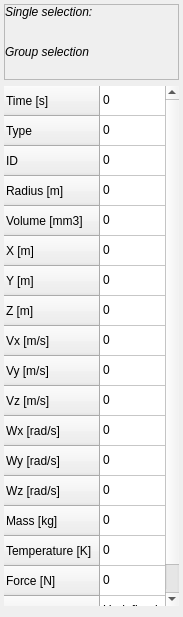
     <widget class="QWidget" name="page_3">
      <property name="geometry">
       <rect>
        <x>0</x>
        <y>0</y>
        <width>183</width>
        <height>617</height>
       </rect>
      </property>
      <attribute name="label">
       <string>Selection</string>
      </attribute>
      <layout class="QVBoxLayout" name="verticalLayout">
       <property name="leftMargin">
        <number>4</number>
       </property>
       <property name="topMargin">
        <number>4</number>
       </property>
       <property name="rightMargin">
        <number>4</number>
       </property>
       <item>
        <widget class="QFrame" name="frameSelectingHint">
         <property name="frameShape">
          <enum>QFrame::StyledPanel</enum>
         </property>
         <property name="frameShadow">
          <enum>QFrame::Raised</enum>
         </property>
         <layout class="QVBoxLayout" name="verticalLayout_8">
          <property name="leftMargin">
           <number>0</number>
          </property>
          <property name="topMargin">
           <number>0</number>
          </property>
          <property name="rightMargin">
           <number>0</number>
          </property>
          <property name="bottomMargin">
           <number>0</number>
          </property>
          <item>
           <widget class="QLabel" name="label_6">
            <property name="font">
             <font>
              <italic>true</italic>
             </font>
            </property>
            <property name="text">
             <string>Single selection:</string>
            </property>
           </widget>
          </item>
          <item>
           <widget class="QLabel" name="label_10">
            <property name="font">
             <font>
              <italic>true</italic>
             </font>
            </property>
            <property name="text">
             <string>&lt;Ctrl + Left Click&gt;</string>
            </property>
            <property name="indent">
             <number>15</number>
            </property>
           </widget>
          </item>
          <item>
           <widget class="QLabel" name="label_11">
            <property name="font">
             <font>
              <italic>true</italic>
             </font>
            </property>
            <property name="text">
             <string>Group selection</string>
            </property>
           </widget>
          </item>
          <item>
           <widget class="QLabel" name="label_8">
            <property name="font">
             <font>
              <italic>true</italic>
             </font>
            </property>
            <property name="text">
             <string>&lt;Ctrl + Right Click&gt;</string>
            </property>
            <property name="indent">
             <number>15</number>
            </property>
           </widget>
          </item>
         </layout>
        </widget>
       </item>
       <item>
        <widget class="QTableWidget" name="objectsInfoTable">
         <property name="minimumSize">
          <size>
           <width>0</width>
           <height>520</height>
          </size>
         </property>
         <property name="toolTip">
          <string>Information about selected object(s)</string>
         </property>
         <property name="statusTip">
          <string>Information about selected object(s)</string>
         </property>
         <property name="whatsThis">
          <string>Information about selected object(s)</string>
         </property>
         <property name="frameShape">
          <enum>QFrame::NoFrame</enum>
         </property>
         <property name="editTriggers">
          <set>QAbstractItemView::NoEditTriggers</set>
         </property>
         <property name="columnCount">
          <number>1</number>
         </property>
         <attribute name="horizontalHeaderVisible">
          <bool>false</bool>
         </attribute>
         <attribute name="horizontalHeaderStretchLastSection">
          <bool>true</bool>
         </attribute>
         <row>
          <property name="text">
           <string>Time [s]</string>
          </property>
         </row>
         <row>
          <property name="text">
           <string>Type</string>
          </property>
         </row>
         <row>
          <property name="text">
           <string>ID</string>
          </property>
         </row>
         <row>
          <property name="text">
           <string>Radius [m]</string>
          </property>
         </row>
         <row>
          <property name="text">
           <string>Volume [mm3]</string>
          </property>
         </row>
         <row>
          <property name="text">
           <string>X [m]</string>
          </property>
         </row>
         <row>
          <property name="text">
           <string>Y [m]</string>
          </property>
         </row>
         <row>
          <property name="text">
           <string>Z [m]</string>
          </property>
         </row>
         <row>
          <property name="text">
           <string>Vx [m/s]</string>
          </property>
         </row>
         <row>
          <property name="text">
           <string>Vy [m/s]</string>
          </property>
         </row>
         <row>
          <property name="text">
           <string>Vz [m/s]</string>
          </property>
         </row>
         <row>
          <property name="text">
           <string>Wx [rad/s]</string>
          </property>
         </row>
         <row>
          <property name="text">
           <string>Wy [rad/s]</string>
          </property>
         </row>
         <row>
          <property name="text">
           <string>Wz [rad/s]    </string>
          </property>
         </row>
         <row>
          <property name="text">
           <string>Mass [kg] </string>
          </property>
         </row>
         <row>
          <property name="text">
           <string>Temperature [K]</string>
          </property>
         </row>
         <row>
          <property name="text">
           <string>Force [N]</string>
          </property>
         </row>
         <row>
          <property name="text">
           <string>Material</string>
          </property>
         </row>
         <column/>
         <item row="0" column="0">
          <property name="text">
           <string>0</string>
          </property>
         </item>
         <item row="1" column="0">
          <property name="text">
           <string>0</string>
          </property>
         </item>
         <item row="2" column="0">
          <property name="text">
           <string>0</string>
          </property>
         </item>
         <item row="3" column="0">
          <property name="text">
           <string>0</string>
          </property>
         </item>
         <item row="4" column="0">
          <property name="text">
           <string>0</string>
          </property>
         </item>
         <item row="5" column="0">
          <property name="text">
           <string>0</string>
          </property>
         </item>
         <item row="6" column="0">
          <property name="text">
           <string>0</string>
          </property>
         </item>
         <item row="7" column="0">
          <property name="text">
           <string>0</string>
          </property>
         </item>
         <item row="8" column="0">
          <property name="text">
           <string>0</string>
          </property>
         </item>
         <item row="9" column="0">
          <property name="text">
           <string>0</string>
          </property>
         </item>
         <item row="10" column="0">
          <property name="text">
           <string>0</string>
          </property>
         </item>
         <item row="11" column="0">
          <property name="text">
           <string>0</string>
          </property>
         </item>
         <item row="12" column="0">
          <property name="text">
           <string>0</string>
          </property>
         </item>
         <item row="13" column="0">
          <property name="text">
           <string>0</string>
          </property>
         </item>
         <item row="14" column="0">
          <property name="text">
           <string>0</string>
          </property>
         </item>
         <item row="15" column="0">
          <property name="text">
           <string>0</string>
          </property>
         </item>
         <item row="16" column="0">
          <property name="text">
           <string>0</string>
          </property>
         </item>
         <item row="17" column="0">
          <property name="text">
           <string>Undefined</string>
          </property>
         </item>
        </widget>
       </item>
       <item>
        <spacer name="verticalSpacer_4">
         <property name="orientation">
          <enum>Qt::Vertical</enum>
         </property>
         <property name="sizeHint" stdset="0">
          <size>
           <width>20</width>
           <height>40</height>
          </size>
         </property>
        </spacer>
       </item>
      </layout>
     </widget>
